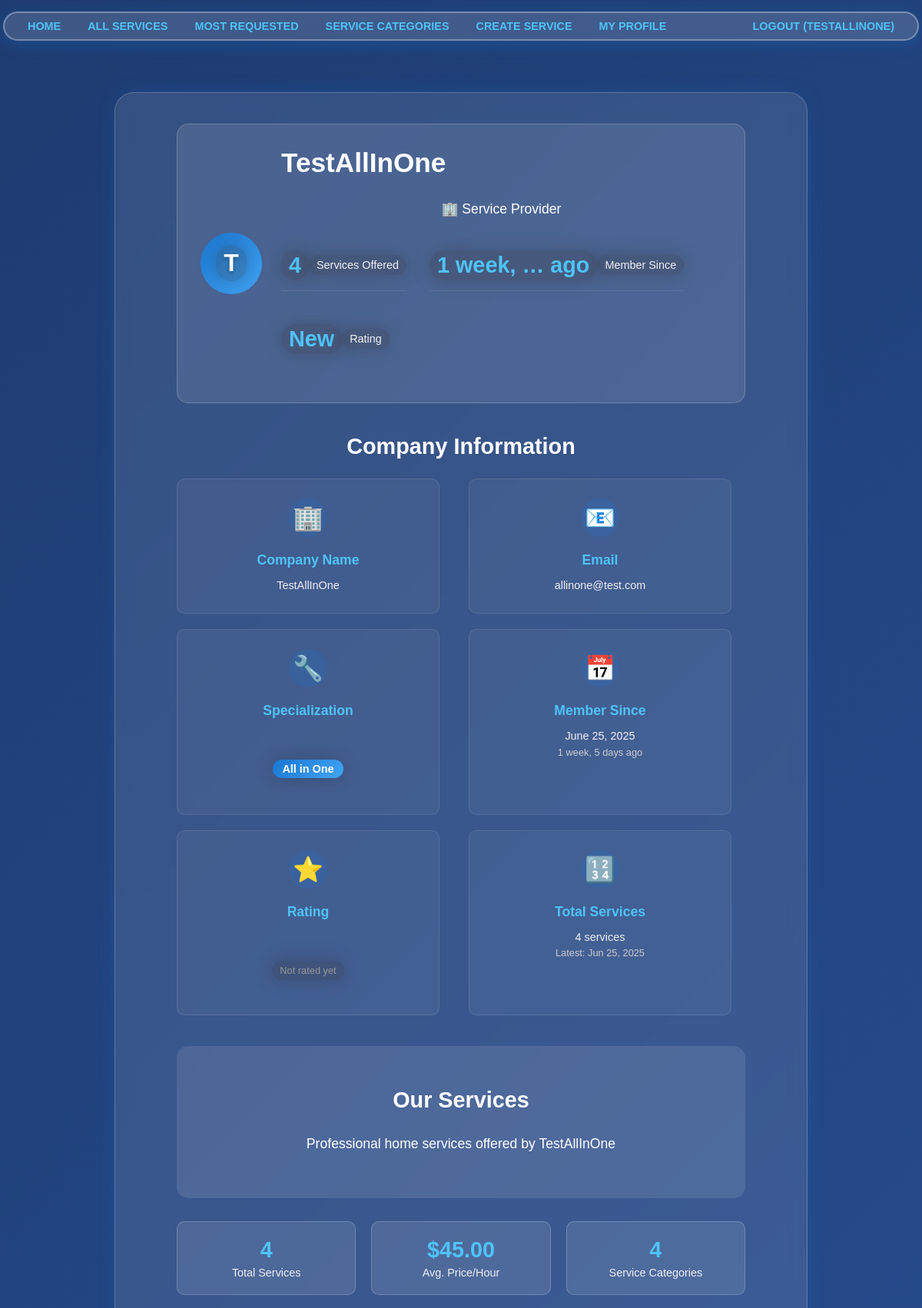
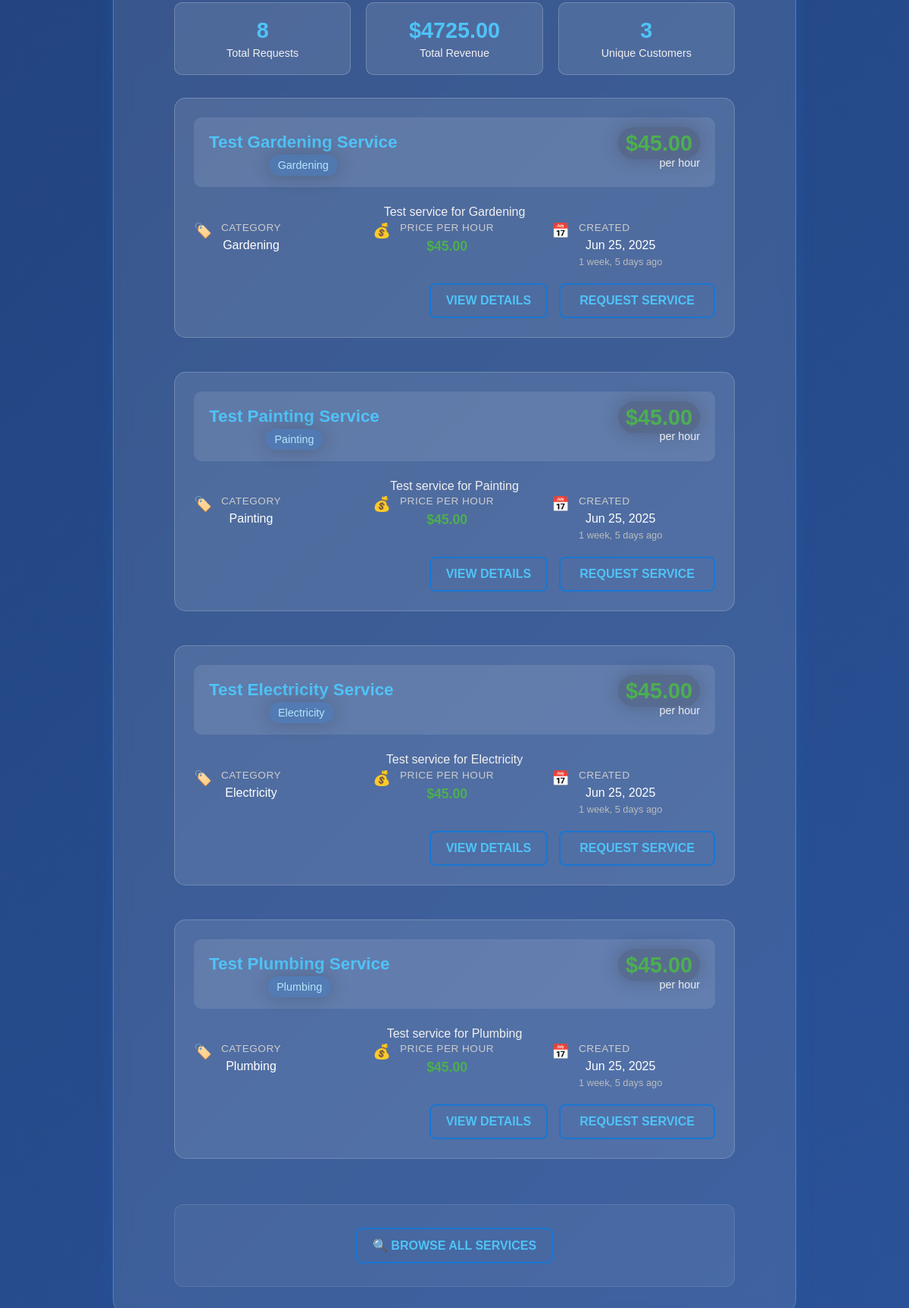
The app's page /company/TestAllInOne with its own data (2 pictures, top to bottom).
### users/models.py (models this page shows)
class User(AbstractUser):
    email = models.EmailField(unique=True)  # Email uniqueness validation
    is_company = models.BooleanField(default=False)  # Company user type
    is_customer = models.BooleanField(default=False)  # Customer user type

class Company(models.Model):
    FIELD_CHOICES = [
        ("Air Conditioner", "Air Conditioner"),
        ("All in One", "All in One"),  # Special company type - can create any service type
        ("Carpentry", "Carpentry"),
        ("Electricity", "Electricity"),
        ("Gardening", "Gardening"),
        ("Home Machines", "Home Machines"),
        ("Housekeeping", "Housekeeping"),
        ("Interior Design", "Interior Design"),
        ("Locks", "Locks"),
        ("Painting", "Painting"),
        ("Plumbing", "Plumbing"),
        ("Water Heaters", "Water Heaters"),
    ]
    user = models.OneToOneField(User, on_delete=models.CASCADE, primary_key=True)
    field_of_work = models.CharField(max_length=70, choices=FIELD_CHOICES)  # Required field of work
    rating = models.IntegerField(validators=[MinValueValidator(0), MaxValueValidator(5)], default=0)  # Company rating system

### services/models.py (models this page shows, shortened)
class Service(models.Model):
    FIELD_CHOICES = [
        ("Air Conditioner", "Air Conditioner"),
        ("Carpentry", "Carpentry"),
        ("Electricity", "Electricity"),
        ("Gardening", "Gardening"),
        ("Home Machines", "Home Machines"),
        ("Housekeeping", "Housekeeping"),
        ("Interior Design", "Interior Design"),
        ("Locks", "Locks"),
        ("Painting", "Painting"),
        ("Plumbing", "Plumbing"),
        ("Water Heaters", "Water Heaters"),
    ]
    company = models.ForeignKey(Company, on_delete=models.CASCADE)  # Company association
    name = models.CharField(max_length=40)  # Service name
    description = models.TextField()  # Service description
    price_hour = models.DecimalField(decimal_places=2, max_digits=8, validators=[MinValueValidator(0.00)])  # Price field
    field = models.CharField(max_length=30, choices=FIELD_CHOICES)  # Service field/category
    date_created = models.DateTimeField(auto_now_add=True)  # Date created for display

### netfix/views.py (the view)
# urls.py: path('company/<slug:name>', v.company_profile, name='company_profile')
def company_profile(request, name):
    user = get_object_or_404(User, username=name)
    if hasattr(user, 'company'):
        company = user.company
        services = Service.objects.filter(company=company).order_by("-date_created")  # Company services display
        service_requests = ServiceRequest.objects.filter(
            service__company=company
        ).select_related('customer__user', 'service').order_by('-request_date')
        avg_price = services.aggregate(avg_price=models.Avg('price_hour'))['avg_price'] or 0
        unique_categories = services.values('field').distinct().count()
        total_requests = service_requests.count()
        total_revenue = sum(request.calculated_cost() for request in service_requests)
        avg_request_value = total_revenue / total_requests if total_requests > 0 else 0
        unique_customers = service_requests.values('customer').distinct().count()
        return render(request, 'users/company_profile.html', {
            'user': user,  # All company information
            'company': company,  # Company details
            'services': services,  # Available services
            'service_requests': service_requests,  # Service requests from customers
            'avg_price': avg_price,  # Average price per hour
            'unique_categories': unique_categories,  # Number of different service categories
            'total_requests': total_requests,  # Total service requests received
            'total_revenue': total_revenue,  # Total revenue from requests
            'avg_request_value': avg_request_value,  # Average value per request
            'unique_customers': unique_customers,  # Number of unique customers
        })
    else:
        return render(request, 'users/error.html', {'message': 'User is not a company'})

### services/models.py (called while the page is built)
    def calculated_cost(self):
        return self.service.price_hour * self.hours_needed  # Automatic cost calculation

### users/templates/users/company_profile.html (shortened to what this page needs)
{% extends 'main/base.html' %}
{% block content %}
    <div class="company-profile-container">
        <div class="company-profile-header">
            <div class="company-avatar">
                <span class="company-initial">{{ user.username|first|upper }}</span>
            </div>
            <div class="company-info">
                <h1>{{ user.username }}</h1>
                <p class="company-type">🏢 Service Provider</p>
                <div class="company-stats">
                    <div class="stat-item">
                        <span class="stat-number">{{ services.count }}</span>
                        <span class="stat-label">Service{{ services.count|pluralize }} Offered</span>
                    </div>
                    <div class="stat-item">
                        <span class="stat-number">{{ user.date_joined|timesince|truncatewords:2 }} ago</span>
                        <span class="stat-label">Member Since</span>
                    </div>
                    <div class="stat-item">
                        <span class="stat-number">
                            {% if company.rating > 0 %}
                                {{ company.rating }}/5
                            {% else %}
                                New
                            {% endif %}
                        </span>
                        <span class="stat-label">Rating</span>
                    </div>
                </div>
            </div>
        </div>
        <div class="company-account-info">
            <h2>Company Information</h2>
            <div class="account-info-grid">
                <div class="info-card">
                    <div class="info-icon">🏢</div>
                    <div class="info-content">
                        <h4>Company Name</h4>
                        <p>{{ user.username }}</p>
                    </div>
                </div>
                <div class="info-card">
                    <div class="info-icon">📧</div>
                    <div class="info-content">
                        <h4>Email</h4>
                        <p>{{ user.email }}</p>
                    </div>
                </div>
                <div class="info-card">
                    <div class="info-icon">🔧</div>
                    <div class="info-content">
                        <h4>Specialization</h4>
                        <p>
                            {% if company.field_of_work == "All in One" %}
                                <span class="specialization-highlight">{{ company.field_of_work }}</span>
                            {% else %}
                                {{ company.field_of_work }}
                            {% endif %}
                        </p>
                    </div>
                </div>
                <div class="info-card">
                    <div class="info-icon">📅</div>
                    <div class="info-content">
                        <h4>Member Since</h4>
                        <p>{{ user.date_joined|date:"F d, Y" }}</p>
                        <small>{{ user.date_joined|timesince }} ago</small>
                    </div>
                </div>
                <div class="info-card">
                    <div class="info-icon">⭐</div>
                    <div class="info-content">
                        <h4>Rating</h4>
                        <p>
                            {% if company.rating > 0 %}
                                <span class="rating-stars">
                                    {% for i in "12345" %}
                                        {% if forloop.counter <= company.rating %}
                                            ⭐
                                        {% else %}
                                            ☆
                                        {% endif %}
                                    {% endfor %}
                                </span>
                                <span class="rating-text">{{ company.rating }}/5</span>
                            {% else %}
                                <span class="no-rating">Not rated yet</span>
                            {% endif %}
                        </p>
                    </div>
                </div>
                <div class="info-card">
                    <div class="info-icon">🔢</div>
                    <div class="info-content">
                        <h4>Total Services</h4>
                        <p>{{ services.count }} service{{ services.count|pluralize }}</p>
                        {% if services %}
                            <small>Latest: {{ services.first.date_created|date:"M d, Y" }}</small>
                        {% endif %}
                    </div>
                </div>
            </div>
        </div>
        <div class="company-services-section">
            <div class="services-header">
                <h2>Our Services</h2>
                <p class="services-subtitle">Professional home services offered by {{ user.username }}</p>
            </div>
            {% if services %}
                <div class="services-summary">
                    <div class="summary-stats">
                        <div class="summary-card">
                            <h4>{{ services.count }}</h4>
                            <p>Total Services</p>
                        </div>
                        <div class="summary-card">
                            <h4>${{ avg_price|floatformat:2|default:"0.00" }}</h4>
                            <p>Avg. Price/Hour</p>
                        </div>
                        <div class="summary-card">
                            <h4>{{ unique_categories|default:1 }}</h4>
                            <p>Service Categories</p>
                        </div>
                        <div class="summary-card">
                            <h4>{{ total_requests|default:0 }}</h4>
                            <p>Total Requests</p>
                        </div>
                        <div class="summary-card">
                            <h4>${{ total_revenue|floatformat:2|default:"0.00" }}</h4>
                            <p>Total Revenue</p>
                        </div>
                        <div class="summary-card">
                            <h4>{{ unique_customers|default:0 }}</h4>
                            <p>Unique Customers</p>
                        </div>
                    </div>
                </div>
                <div class="services-list">
                    {% for service in services %}
                        <div class="service-card">
                            <div class="service-header">
                                <div class="service-title">
                                    <h3><a href="/services/{{ service.id }}">{{ service.name }}</a></h3>
                                    <span class="service-category">{{ service.field }}</span>
                                </div>
                                <div class="service-price">
                                    <span class="price-amount">${{ service.price_hour }}</span>
                                    <small class="price-unit">per hour</small>
                                </div>
                            </div>
                            <div class="service-details">
                                <div class="service-description">
                                    <p>{{ service.description|truncatewords:25 }}</p>
                                </div>
                                <div class="service-meta">
                                    <div class="meta-item">
                                        <div class="meta-icon">🏷️</div>
                                        <div class="meta-content">
                                            <label>Category</label>
                                            <p>{{ service.field }}</p>
                                        </div>
                                    </div>
                                    <div class="meta-item">
                                        <div class="meta-icon">💰</div>
                                        <div class="meta-content">
                                            <label>Price per Hour</label>
                                            <p class="price-highlight">${{ service.price_hour }}</p>
                                        </div>
                                    </div>
                                    <div class="meta-item">
                                        <div class="meta-icon">📅</div>
                                        <div class="meta-content">
                                            <label>Created</label>
                                            <p>{{ service.date_created|date:"M d, Y" }}</p>
                                            <small>{{ service.date_created|timesince }} ago</small>
                                        </div>
                                    </div>
                                </div>
                            </div>
                            <div class="service-actions">
                                <a href="/services/{{ service.id }}" class="btn btn-outline">View Details</a>
                                <a href="/services/{{ service.id }}/request_service/" class="btn btn-secondary">Request Service</a>
                            </div>
                        </div>
                    {% endfor %}
                </div>
            {% endif %}
        </div>
        <div class="profile-actions">
            <div class="action-buttons">
                <a href="/services/" class="btn btn-outline">🔍 Browse All Services</a>
            </div>
        </div>
    </div>
{% endblock %}

### main/templates/main/navbar.html (shortened to what this page needs)
<nav class="navbar">
    <ul>
        <li><a href="/">Home</a></li>
        <li><a href="/services/">All Services</a></li>
        <li><a href="/services/most-requested/">Most Requested</a></li>
        <li>
            <a href="/services/">Service Categories</a>
        </li>
        {% if user.is_authenticated %}
            {% if user.is_company %}
                <li><a href="/services/create/">Create Service</a></li>
                <li><a href="/company/{{ user.username }}">My Profile</a></li>
            {% elif user.is_customer %}
                <li><a href="/customer/{{ user.username }}">My Profile</a></li>
            {% endif %}
            <li class="last_navbar"><a href="/register/logout/">Logout ({{ user.username }})</a></li>
        {% else %}
            <li><a href="/register/">Register</a></li>
            <li class="last_navbar"><a href="/register/login/">Login</a></li>
        {% endif %}
    </ul>
</nav>

### records on screen
User: username "TESTALLINONE", username|first "T", username "TestAllInOne", date_joined "1 week, …", email "allinone@test.com", date_joined "June 25, 2025", date_joined "1 week, 5 days"
Company: field_of_work "All in One"
Service: first.date_created "Jun 25, 2025", name "Test Gardening Service", field "Gardening", price_hour "45.00", description "Test service for Gardening", date_created "Jun 25, 2025", date_created "1 week, 5 days"
Service: name "Test Painting Service", field "Painting", price_hour "45.00", description "Test service for Painting", date_created "Jun 25, 2025", date_created "1 week, 5 days"
Service: name "Test Electricity Service", field "Electricity", price_hour "45.00", description "Test service for Electricity", date_created "Jun 25, 2025", date_created "1 week, 5 days"
Service: name "Test Plumbing Service", field "Plumbing", price_hour "45.00", description "Test service for Plumbing", date_created "Jun 25, 2025", date_created "1 week, 5 days"

### other values on screen
{{ services.count }} "4"
{{ avg_price|floatformat:2|default:"0.00" }} "45.00"
{{ unique_categories|default:1 }} "4"
{{ total_requests|default:0 }} "8"
{{ total_revenue|floatformat:2|default:"0.00" }} "4725.00"
{{ unique_customers|default:0 }} "3"
